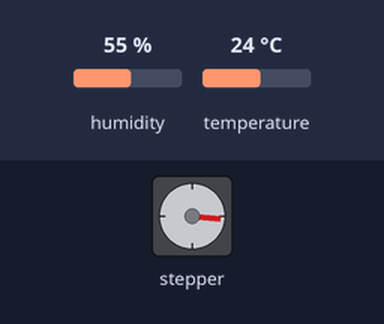
A program run on a simulated ESP32. Parts: stepper motor. The inputs (shaded band) are chosen by the test bench; at power-on: temperature 24 °C, humidity 55 %. WiFi joins after 1.5 s; servers stay silent unless stated; stepper angles assume 2048 steps per turn; what the program prints to the serial monitor is not drawn.

Above: at 31.1 s.
31.2 s: temperature set to 25.9 °C
At 39.1 s:
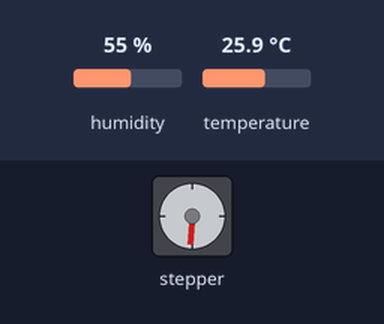
59.5 s: temperature set to 12 °C
At 78.2 s:
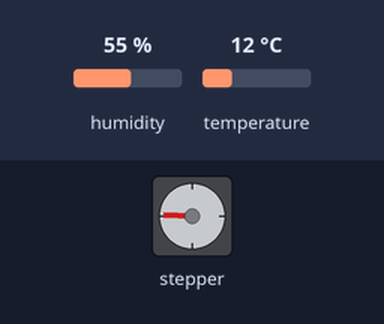
Timing chart, 0 to 91.2 s (numbered marks = the images above; inputs shaded):
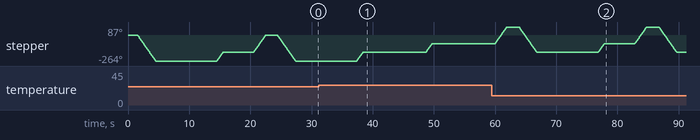

The program:

main.cpp
```cpp
#include <Stepper.h>

#include <Arduino.h>

#include <WiFiClientSecure.h>

#include <UniversalTelegramBot.h>

#include "DHT.h"

#define DHTPIN 4

#define DHTTYPE DHT22   // DHT 11

#define CHAT_ID "5322404568"
DHT dht(DHTPIN, DHTTYPE);


const int SPU = 2048;
#define IN1 32
#define IN2 33
#define IN3 25
#define IN4 26
#define DHTpin 4 //D15 of ESP32 DevKit
Stepper Motor(SPU, IN1, IN3, IN2, IN4);
void moving(int angle);
int position = 0;

// Initialize Wifi connection to the router

char ssid[] = "FRITZ!Box 7530 WD";     // Wifi Name

char password[] = "23608700279708193829"; // Wifi Password

// Initialize Telegram BOT

#define BOTtoken "5301428123:AAHCzp-r4Yk1CMvHCgbUsj8PBYd0vLNUwGU" // Bot token from telegram app

WiFiClientSecure client;

UniversalTelegramBot bot(BOTtoken, client);

//Checks for new messages every 1 second.

int botRequestDelay = 100;

unsigned long lastTimeBotRan;

void setup() {
Motor.setSpeed(15);
Serial.begin(9600);
dht.begin();

// This is the simplest way of getting this working

// if you are passing sensitive information, or controlling

// something important, please either use certStore or at

// least client.setFingerPrint

client.setInsecure();

// Set WiFi to station mode and disconnect from an AP if it was Previously

// connected

WiFi.mode(WIFI_STA);
WiFi.disconnect();
delay(100);

// attempt to connect to Wifi network:
Serial.print("Connecting Wifi: ");
Serial.println(ssid);
WiFi.begin(ssid, password);
while (WiFi.status() != WL_CONNECTED) {
Serial.print(".");
delay(500);

}

Serial.println("");
Serial.println("WiFi connected");
Serial.print("IP address: ");
Serial.println(WiFi.localIP());

}

void loop() {

//Motor.step(SPU);
moving(-270); // von Referenzposition in Werkzeuglager
delay(10000);
//Motor.step(-SPU);
moving(90); //Arbeitsposition
delay(5000);

int t = dht.readTemperature();
int h = dht.readHumidity();

// in der Arbeitsposition wird überprüft, ob das Werkzeug überhitzt
float temperature = dht.readTemperature();
if (temperature  > 25) {
    int t = dht.readTemperature();
    String temp = "Digga mir ist warm, mach mal Klima an: ";
    temp += int(t);
    temp +=" *C\n";

    bot.sendMessage(CHAT_ID,temp, "");
    delay(5000);
    moving(90); //Kühlposition
    delay(5000);

// in der Arbeitsposition wird erneut überprüft, ob das Werkzeug überhitzt
    float temperature = dht.readTemperature();
    if (temperature  > 25) {
        int t = dht.readTemperature();
        String temp = "KOLLEGE IMMERNOCH, MACH MAL WAS ";
        temp += int(t);
        temp +=" *C\n";
        bot.sendMessage(CHAT_ID,temp, "");
        delay(5000);

// in der Arbeitsposition wird erneut überprüft, ob das Werkzeug überhitzt
        float temperature = dht.readTemperature();
            if (temperature  > 25) {

                int t = dht.readTemperature();
                String temp = "IDIOT ICH MACH JETZT EINFACH WEITER UND WENN DIE BUDE ABFACKELT...";
                temp += int(t);
                temp +=" *C\n";
                bot.sendMessage(CHAT_ID,temp, "");
                delay(5000);
                moving(-90); //Arbeitsposition
                delay(5000);


}
}
}
//Werkzeug bewegt sich nach es sich Abschluss der ARbeit wieder auf Ausgangsposition
moving(180);
delay(2000);

lastTimeBotRan = millis();

}
void moving(int angle){
    position = position + angle;
    Motor.step(angle/0.18);         // 360/2048= 0.18

}
```

Measured:
- the behaviour switches between 25 and 25.1 °C on temperature (found by bisection; images 0 and 1)
